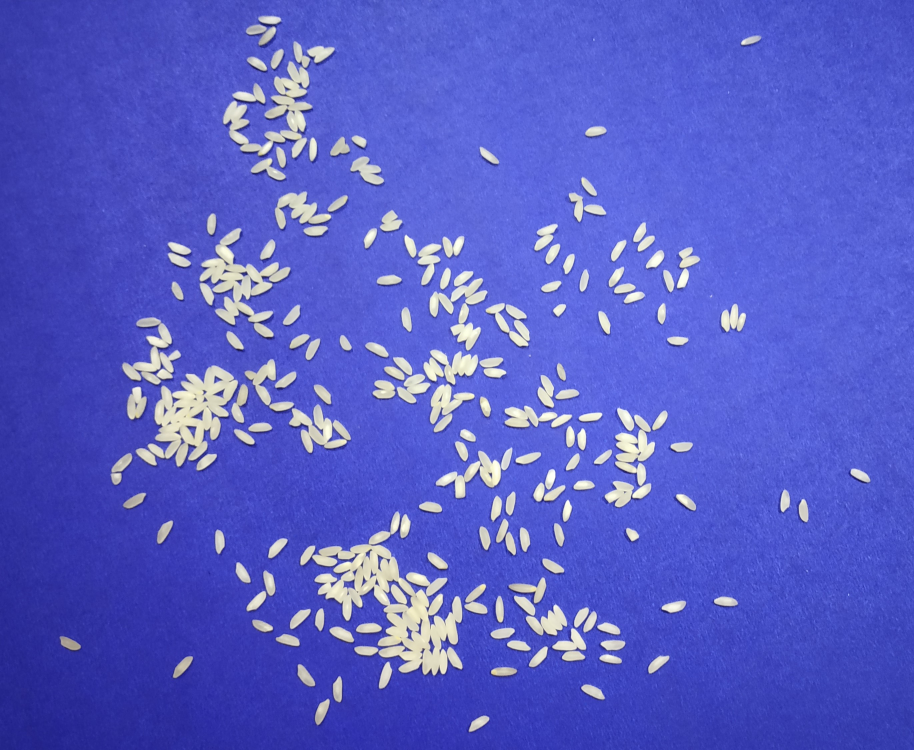
#> input picture full_grain_1.jpg, 2742 x 2250 px, found by its file name (shown at 1/3 size)
$ jupyter execute --allow-errors 'count rice approach 1.ipynb'   (shell and % lines are left out)
#> lines starting #> are read from the running program, lines starting #| are printed output that depends on the picture; after the words box and inside, x2 and y2 are one past the last pixel; in counts of white or black regions, pixels touching at a corner belong together
[cell 1]
import tensorflow as tf
import os
import numpy as np
import pandas as pd
from tqdm import tqdm
import matplotlib.pyplot as plt
import seaborn as sns
import cv2 as cv

[cell 2]
path =r'C:\Users\DELL1\Downloads\rice_images\full_grain_1.jpg'
img = cv.imread(path)
#> img is the input picture: shape (2250, 2742, 3); mean B, G, R 198.7, 94.1, 87.9

dimensions = img.shape
#> dimensions = (2250, 2742, 3)
height = img.shape[0]
#> height = 2250
width = img.shape[1]
#> width = 2742
channels = img.shape[2]
#> channels = 3
print(dimensions)
#| (2250, 2742, 3)

img = cv.resize(img, None, fx = 0.2, fy = 0.2, interpolation = cv.INTER_AREA)
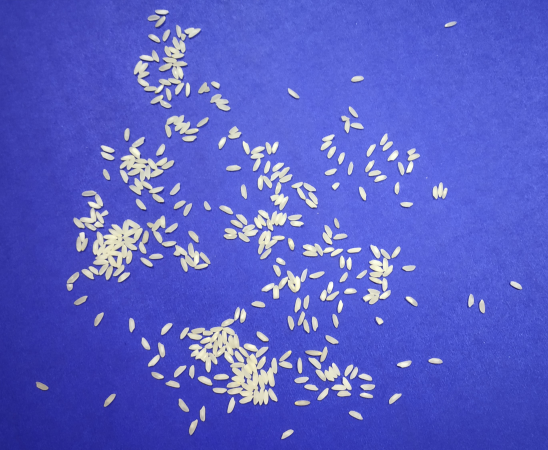
#> img: shape (450, 548, 3); mean B, G, R 198.7, 94.1, 87.9
dimensions = img.shape
#> dimensions = (450, 548, 3)
print(dimensions)
#| (450, 548, 3)
cv.imshow('sample image', img)
cv.waitKey(0)
cv.destroyAllWindows()

[cell 3]
gray_img = cv.cvtColor(img, cv.COLOR_BGR2GRAY)
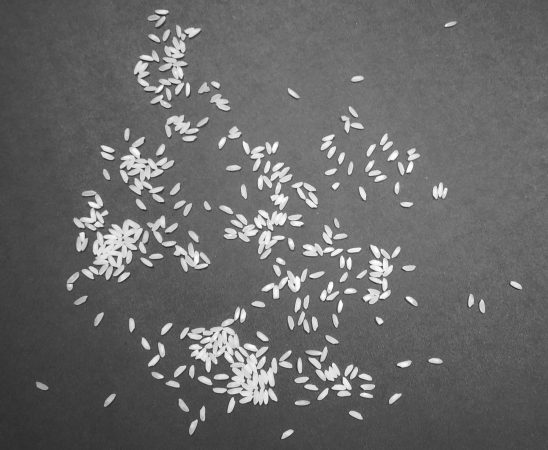
#> gray_img: shape (450, 548); min 40, max 254, mean 104.1
blur = cv.GaussianBlur(gray_img, (3,3), 0)
gray_img.shape
#> Out = (450, 548)

[cell 4]
def grayHist(grayImage):
    plt.hist(grayImage.ravel(), 256)
    plt.show()

#> (a cell that did not finish here is left out)

[cell 6]
ret, otsu = cv.threshold(blur, 0, 255, cv.THRESH_BINARY | cv.THRESH_OTSU)
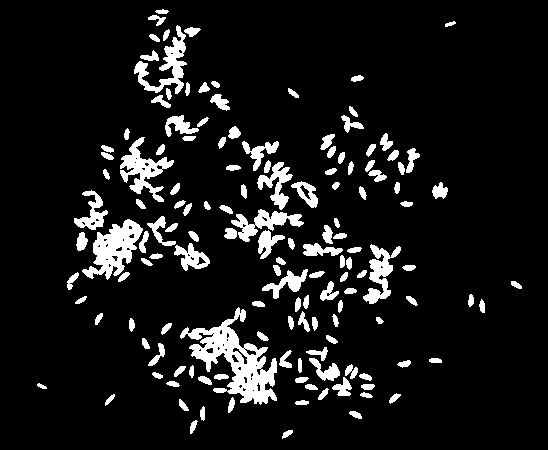
#> otsu: shape (450, 548); 9.5% white; 143 white regions
#> ret = 146
cv.imshow("otsu image", otsu)
cv.waitKey(0)
cv.destroyAllWindows()

[cell 7]
contours, hierarchy = cv.findContours(otsu, cv.RETR_TREE, cv.CHAIN_APPROX_SIMPLE)
#> contours = 200 contours, 44 with area under 20; largest, box (x1, y1, x2, y2) and area: (180, 307, 277, 405) 3416, (82, 219, 143, 280) 1719, (120, 137, 174, 202) 1131, (134, 25, 187, 94) 1000, (363, 244, 401, 304) 816
cv.drawContours(img, contours, -1, (0, 255, 255), 1)
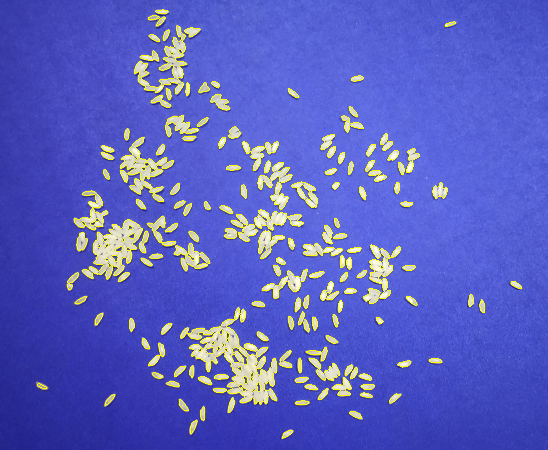
#> img: shape (450, 548, 3); 3.19% of pixels changed, all inside (x1, y1, x2, y2) = (37, 9, 522, 439)
cv.imshow("contours", img)
cv.waitKey(0)
cv.destroyAllWindows()

[cell 8]
print("Total rice grains =",len(contours))
#| Total rice grains = 200

$ run again, with broken_grain_1.jpg copied over full_grain_1.jpg
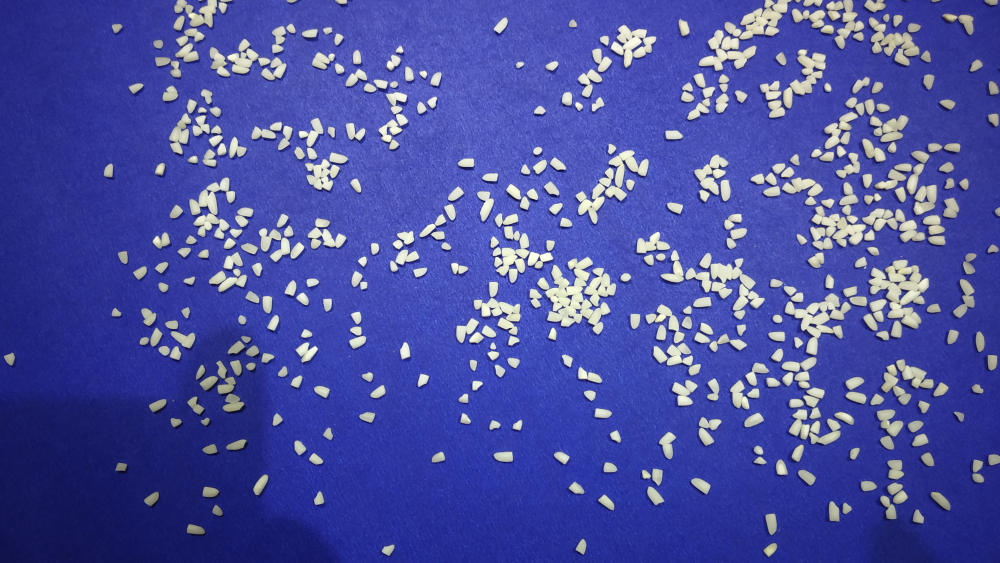
#> input picture broken_grain_1.jpg, 4000 x 2250 px, found by its file name (shown at 1/4 size)
#> img is the input picture: shape (2250, 4000, 3); mean B, G, R 160.5, 79.9, 73.9
#| (2250, 4000, 3)
#| (450, 800, 3)
#> `ret, otsu = cv.threshold(blur, 0, 255, cv.THRESH_BINARY | cv.THRESH_OT..`:
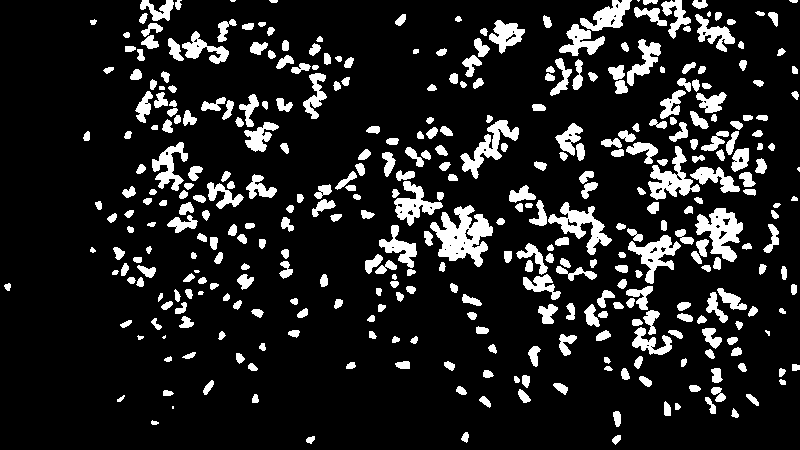
#> otsu: shape (450, 800); 13.4% white; 376 white regions (8 under 20 px)
#> ret = 130
#> contours = 431 contours, 65 with area under 20; largest, box (x1, y1, x2, y2) and area: (430, 205, 493, 267) 1916, (695, 208, 743, 262) 1276, (548, 202, 612, 255) 1058, (648, 146, 700, 200) 1024, (460, 120, 519, 179) 934
#> `cv.drawContours(img, contours, -1, (0, 255, 255), 1)`:
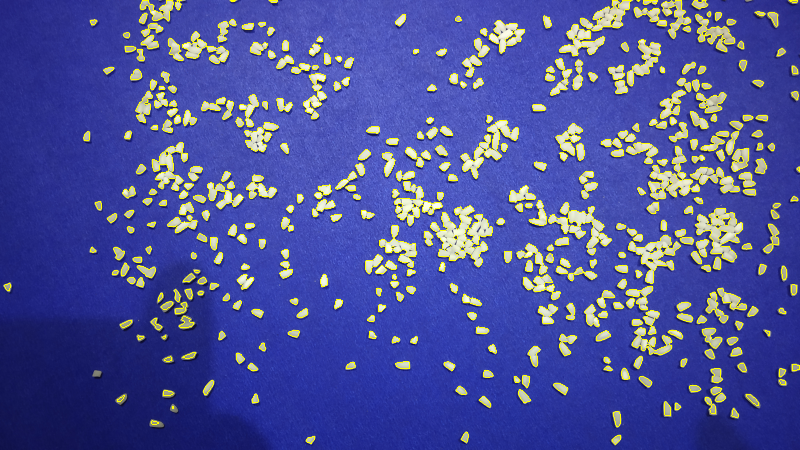
#> img: shape (450, 800, 3); mean B, G, R 152.7, 83.7, 77.7
#| Total rice grains = 431

$ run again, with mixed_grain_1.jpg copied over full_grain_1.jpg
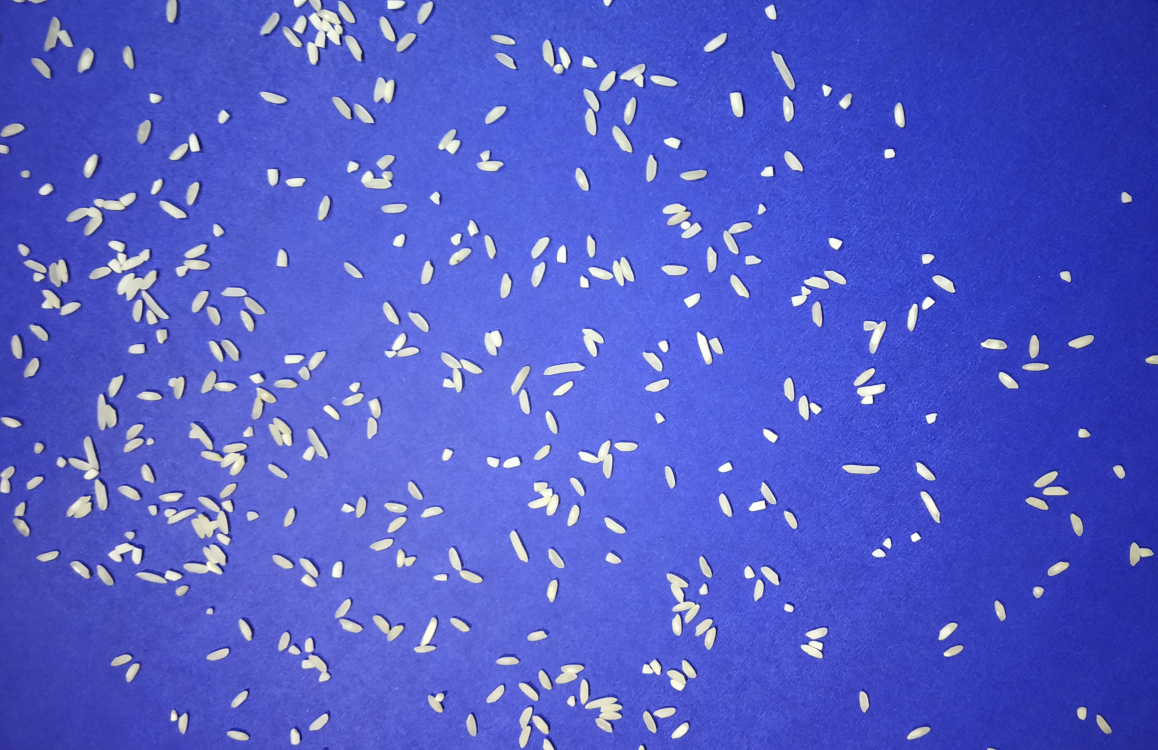
#> input picture mixed_grain_1.jpg, 3474 x 2250 px, found by its file name (shown at 1/3 size)
#> img is the input picture: shape (2250, 3474, 3); mean B, G, R 200.7, 91.8, 82.4
#| (2250, 3474, 3)
#| (450, 695, 3)
#> `ret, otsu = cv.threshold(blur, 0, 255, cv.THRESH_BINARY | cv.THRESH_OT..`:
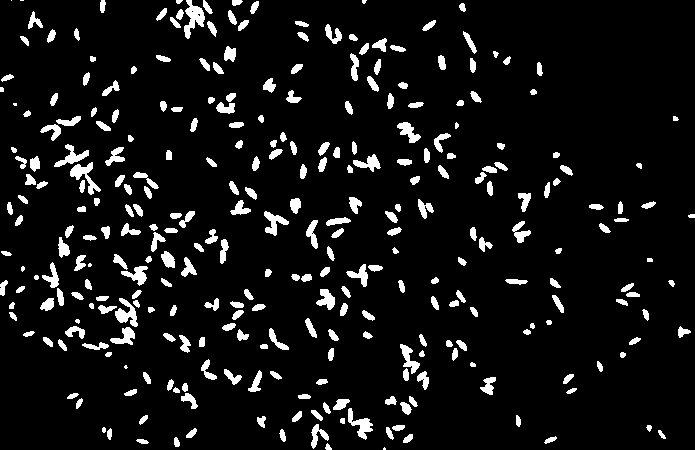
#> otsu: shape (450, 695); 7.7% white; 306 white regions (10 under 20 px)
#> ret = 144
#> contours = 310 contours, 31 with area under 20; largest, box (x1, y1, x2, y2) and area: (184, 0, 205, 39) 346, (70, 162, 101, 195) 295, (115, 298, 138, 327) 276, (348, 408, 373, 440) 257, (54, 144, 89, 167) 234
#> `cv.drawContours(img, contours, -1, (0, 255, 255), 1)`:
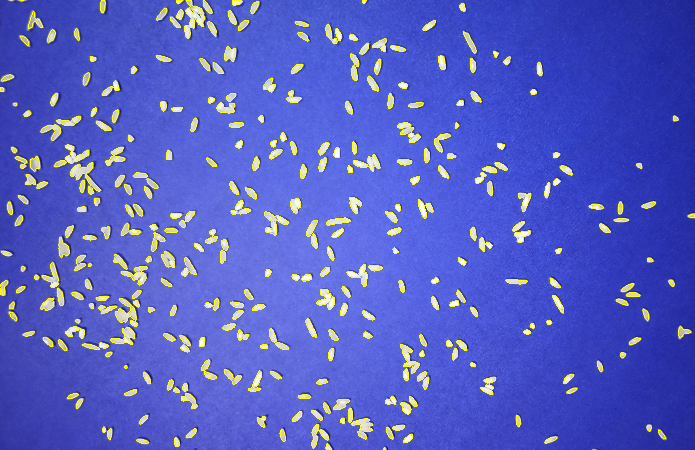
#> img: shape (450, 695, 3); mean B, G, R 194.4, 94, 84.7
#| Total rice grains = 310
